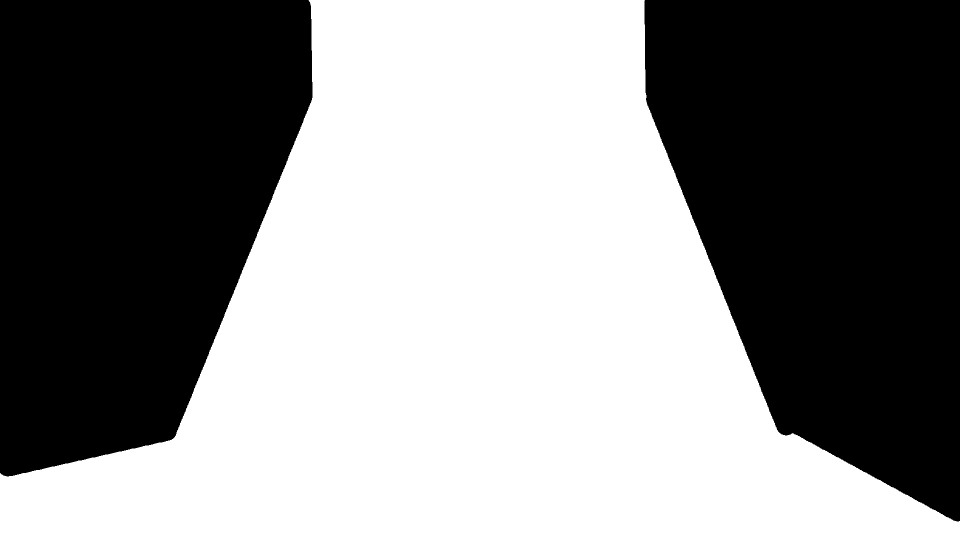
#> input picture video_cut_mask_bin.jpg, 1920 x 1080 px (shown at 1/2 size)
$ python SORT_2.py
#> lines starting #> are read from the running program, lines starting #| are printed output that depends on the picture; after the words box and inside, x2 and y2 are one past the last pixel; in counts of white or black regions, pixels touching at a corner belong together; pictures that were not available may be replaced by others from this repository, and a replacement may not be noted
import numpy as np
import cv2
import argparse
from scipy.optimize import linear_sum_assignment

def calibration_mask(vid):
#> called with vid = 'video_cut.mp4'
    if vid=='vid2.mp4':
        return cv2.imread('vid2_mask_bin.jpg', cv2.IMREAD_GRAYSCALE)
    else:
        return cv2.imread('video_cut_mask_bin.jpg', cv2.IMREAD_GRAYSCALE)
#> returned value is the input picture: shape (1080, 1920); min 0, max 255, mean 137.6

def get_rois(frame, cal, backSub):

    fgMask = frame
    #fgMask = cv2.cvtColor(fgMask, cv2.COLOR_BGR2GRAY)
    #fgMask = cv2.equalizeHist(fgMask)
    fgMask = cv2.blur(fgMask, (8, 8))

    fgMask = cv2.bitwise_and(fgMask, fgMask, mask = cal)
    fgMask = backSub.apply(fgMask)  # real

    fgMask = cv2.erode(fgMask, np.ones((2, 1), np.uint8), iterations=3)
    fgMask = cv2.dilate(fgMask, np.ones((7, 7), np.uint8), iterations=2)

    fgMask = cv2.dilate(fgMask, np.ones((10, 10), np.uint8), iterations=2)
    ret, fgMask = cv2.threshold(fgMask, 150, 200, cv2.THRESH_BINARY)

    contours, _ = cv2.findContours(fgMask, cv2.RETR_EXTERNAL, cv2.CHAIN_APPROX_SIMPLE)

    height, width = fgMask.shape
    min_x, min_y = width, height
    max_x = max_y = 0

    rois = []
    for contour in contours:
        (x,y,w,h) = cv2.boundingRect(contour)
        min_x, max_x = min(x, min_x), max(x+w, max_x)
        min_y, max_y = min(y, min_y), max(y+h, max_y)
        #if w > 45 and h > 45 :#or 25 < w < 35 and 25 < h < 35:
            #cv2.rectangle(frame, (x,y), (x+w,y+h), (255, 0, 0), 2)
        rois.append(cv2.boundingRect(contour))

    return rois

class MultiTracker:
    def __init__(self):
        self.trackers = []
        self.track_ids = []
        self.next_track_id = 1

    def update(self, bounding_boxes):
        # Create new Kalman filters for any new bounding boxes
        for i, box in enumerate(bounding_boxes):
            if i not in self.track_ids:
                # Create a new Kalman filter for the new bounding box
                tracker = cv2.KalmanFilter(4, 2)
                x, y, w, h = box
                tracker.statePost = np.array([x+w/2, y+h/2, 0, 0], dtype=np.float32)
                self.trackers.append(tracker)
                self.track_ids.append(i)

    def predict(self):
        # Predict the next location of each object using the Kalman filters
        for tracker in self.trackers:
            tracker.predict()

    def correct(self, bounding_boxes):
        # Correct the Kalman filters with the measured bounding boxes
        new_track_ids = [-1]*len(bounding_boxes)

        # Use the Hungarian algorithm to match the measured bounding boxes to the closest Kalman filter
        if len(self.trackers) > 0:
            cost = np.zeros((len(self.trackers), len(bounding_boxes)))
            for i, tracker in enumerate(self.trackers):
                for j, box in enumerate(bounding_boxes):
                    x, y, w, h = box
                    predicted = (int(tracker.statePost[0]), int(tracker.statePost[1]))
                    actual = (x + w//2, y + h//2)
                    cost[i][j] = ((predicted[0] - actual[0]) ** 2 + (predicted[1] - actual[1]) ** 2)**0.5
            row_ind, col_ind = linear_sum_assignment(cost)
            for i, j in zip(row_ind, col_ind):
                new_track_ids[j] = self.track_ids[i]
                self.trackers[i].correct(np.array([bounding_boxes[j][0] + bounding_boxes[j][2] // 2,
                                                  bounding_boxes[j][1] + bounding_boxes[j][3] // 2], dtype=np.float32))

        # Remove any Kalman filters for which there were no measured bounding boxes
        for i in reversed(range(len(self.trackers))):
            if self.track_ids[i] not in new_track_ids:
                self.trackers.pop(i)
                self.track_ids.pop(i)

        # Assign new track IDs to any newly detected bounding boxes
        for i, box_id in enumerate(new_track_ids):
            if box_id == -1:
                new_track_ids[i] = self.next_track_id
                self.next_track_id += 1
        self.track_ids = new_track_ids

    def print_predictions(self, frame):
        """Return the predicted bounding boxes"""
        boxes = []
        for tracker in self.trackers:
            # Predict the next state of the object
            tracker.predict()
            # Get the predicted position and size
            x, y = int(tracker.statePre[0]), int(tracker.statePre[1])
            w, h = int(tracker.statePre[2]), int(tracker.statePre[3])
            # Calculate the bounding box coordinates
            cv2.rectangle(frame, (x, y), (x+w, y+h), (255, 255, 255), 2)
        #return frame

    def draw_boxes(self, frame):
        # Draw the bounding boxes and track IDs on the frame
        for i, tracker in enumerate(self.trackers):
            x, y = int(tracker.statePost[0]), int(tracker.statePost[1])
            cv2.circle(frame, (x, y), 4, (0, 255, 0), -1)
            cv2.putText(frame, str(self.track_ids[i]), (x, y), cv2.FONT_HERSHEY_SIMPLEX, 0.5, (0, 255, 0), 2)


parser = argparse.ArgumentParser(description='This program shows how to use background subtraction methods provided by \
                                                OpenCV. You can process both videos and images.')
parser.add_argument('--input', type=str, help='Path to a video or a sequence of image.', default='video_cut.mp4')
parser.add_argument('--substractor', type=str, help='Background subtraction method (KNN, MOG2).', default='MOG2')
#parser.add_argument('--vid', type=str, help='Video selection.', default='video_cut.mp4')

args = parser.parse_args()
filename  = args.input

if args.substractor == 'MOG2':
    print("%s selected" % args.substractor)
    backSub = cv2.createBackgroundSubtractorMOG2()
else:
    print("%s selected" % args.substractor)
    backSub = cv2.createBackgroundSubtractorKNN()


cap = cv2.VideoCapture(filename)

cal = calibration_mask(filename)

# Initialize the multi-object tracker
mt = MultiTracker()

# Process video frames
while True:
    # Capture the next frame
    ret, frame = cap.read()
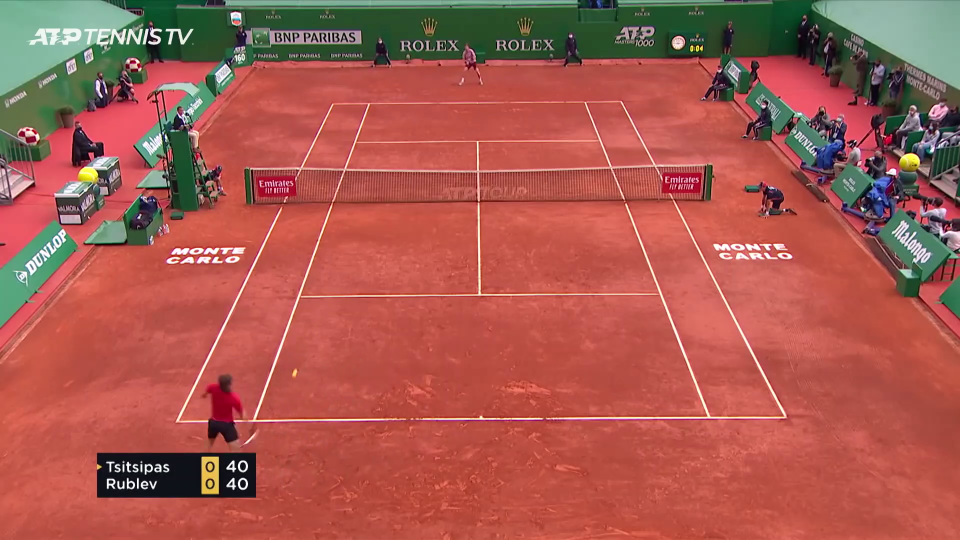
#> input picture frame 16 of vid2.mp4, 1920 x 1080 px, given in place of video_cut.mp4, which was not available (shown at 1/2 size)
#> frame is the input picture: shape (1080, 1920, 3); mean B, G, R 79.5, 89.7, 167.3
    if not ret:
        break

    # Perform object detection
    bounding_boxes = get_rois(frame, cal, backSub)
#> in get_rois, `fgMask = cv2.blur(fgMask, (8, 8))`:
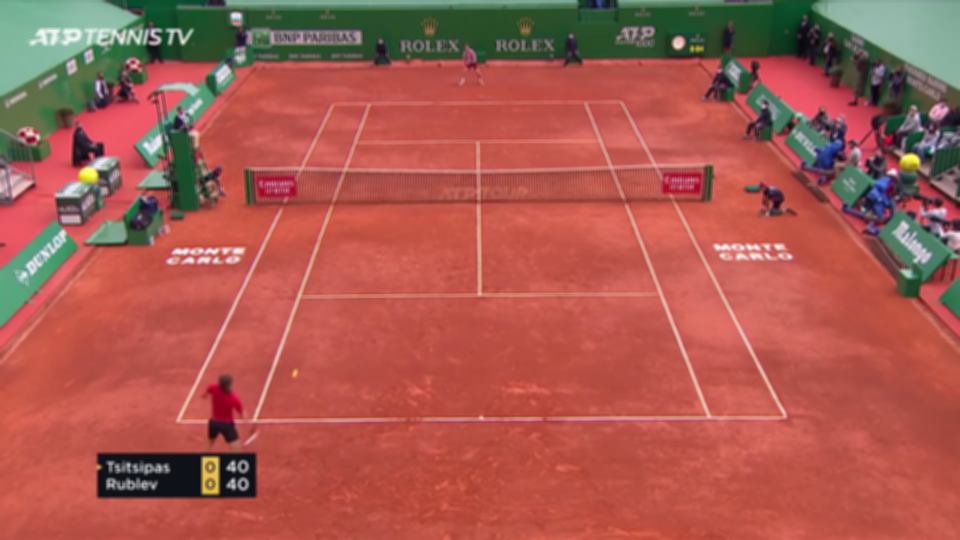
#> fgMask: shape (1080, 1920, 3) (shown at 1/2 size); mean B, G, R 79.6, 89.8, 167.3
#> in get_rois, `fgMask = cv2.bitwise_and(fgMask, fgMask, mask = cal)`:
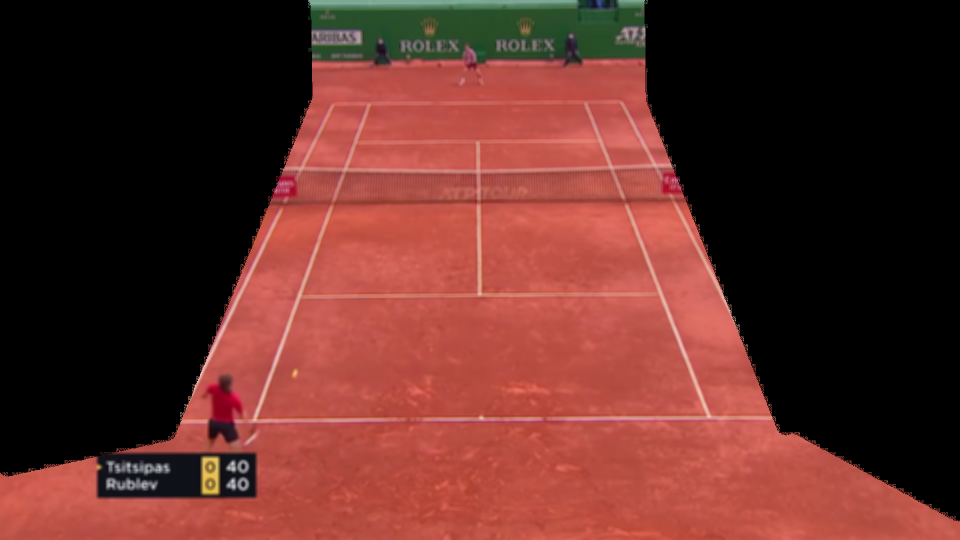
#> fgMask: shape (1080, 1920, 3) (shown at 1/2 size); mean B, G, R 40.2, 46, 97
#> in get_rois, `fgMask = backSub.apply(fgMask)`:
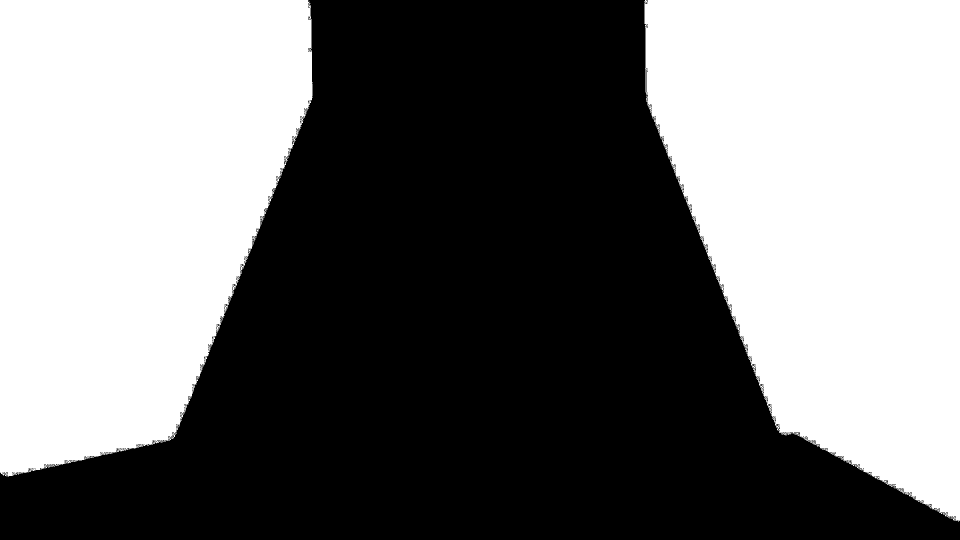
#> fgMask: shape (1080, 1920) (shown at 1/2 size); values 127 (black) and 255 (white), 45.8% white; 2 white regions, box (x1, y1, x2, y2) and area: (1289, 0, 1920, 1043) 484456, (0, 0, 625, 953) 466039
#> in get_rois, `fgMask = cv2.erode(fgMask, np.ones((2, 1), np.uint8), iterations=3)`:
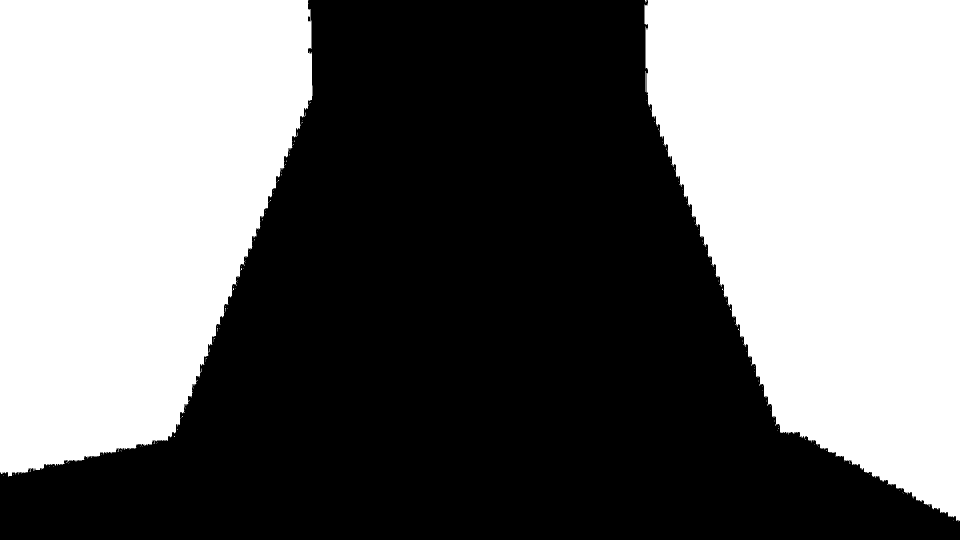
#> fgMask: shape (1080, 1920) (shown at 1/2 size); values 127 (black) and 255 (white), 45.6% white; 150 white regions (146 under 20 px), largest, box (x1, y1, x2, y2) and area: (1289, 0, 1920, 1043) 481665, (0, 0, 625, 953) 463631, (1290, 53, 1291, 137) 84, (1291, 142, 1293, 185) 81
#> in get_rois, `fgMask = cv2.dilate(fgMask, np.ones((7, 7), np.uint8), iterations=2)`:
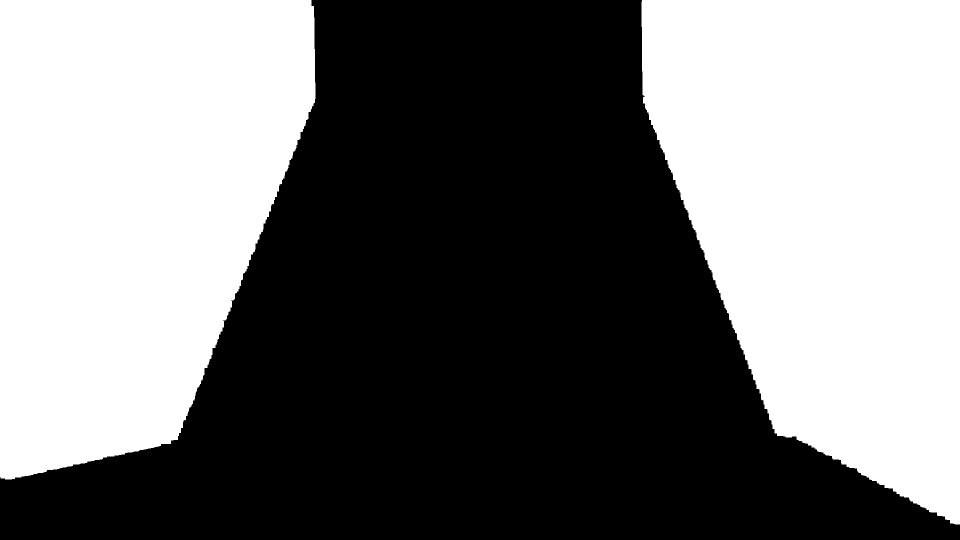
#> fgMask: shape (1080, 1920) (shown at 1/2 size); values 127 (black) and 255 (white), 46.8% white; 2 white regions, box (x1, y1, x2, y2) and area: (1283, 0, 1920, 1049) 494489, (0, 0, 631, 959) 476005
#> in get_rois, `fgMask = cv2.dilate(fgMask, np.ones((10, 10), np.uint8), iterations=2)`:
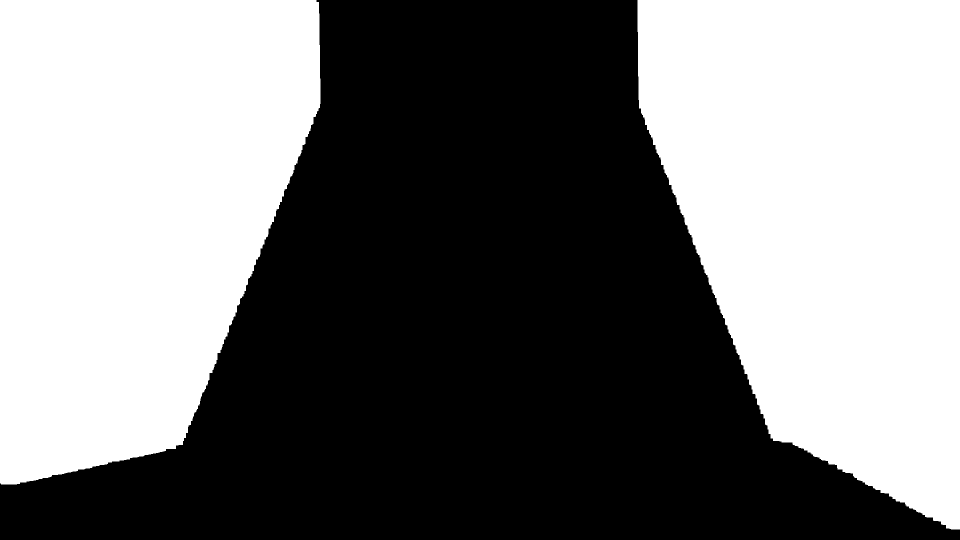
#> fgMask: shape (1080, 1920) (shown at 1/2 size); values 127 (black) and 255 (white), 48.3% white; 2 white regions, box (x1, y1, x2, y2) and area: (1275, 0, 1920, 1059) 509360, (0, 0, 641, 969) 492092
#> in get_rois, `ret, fgMask = cv2.threshold(fgMask, 150, 200, cv2.THRESH_BINARY)`: fgMask: shape (1080, 1920); values 0 (black) and 200 (white), 48.3% white; 2 white regions
#> in get_rois, `contours, _ = cv2.findContours(fgMask, cv2.RETR_EXTERNAL, cv2.CHAIN_AP..`: contours = 2 contours; box (x1, y1, x2, y2) and area: (1275, 0, 1920, 1059) 507762, (0, 0, 641, 969) 490583
#> the loop in get_rois, `for contour in contours:` made 2 passes
#> (x, y, w, h, min_x, max_x, min_y, max_y) on passes 1 to 2: (1275, 0, 645, 1059, 1275, 1920, 0, 1059), (0, 0, 641, 969, 0, 1920, 0, 1059)
#> after the loop in get_rois, `for contour in contours:`: rois = [(1275, 0, 645, 1059), (0, 0, 641, 969)]
#> bounding_boxes = [(1275, 0, 645, 1059), (0, 0, 641, 969)]

    # Update the multi-object tracker with the new bounding boxes
    mt.update(bounding_boxes)
#> the loop in update, `for i, box in enumerate(bounding_boxes):` made 2 passes
#> after the loop in update, `for i, box in enumerate(bounding_boxes):`: self.track_ids = [0, 1]; self.trackers = 2 items

    # Predict the next location of each object
    mt.predict()
#> the loop in predict, `for tracker in self.trackers:` made 2 passes

    # get predicted bounding boxes
    #predicted_boxes = mt.get_predicted_boxes()

    #mt.print_predictions(frame)

    # Correct the Kalman filters with the measured bounding boxes
    mt.correct(bounding_boxes)
#> in correct, `new_track_ids = [-1]*len(bounding_boxes)`: new_track_ids = [-1, -1]
#> in correct, `cost = np.zeros((len(self.trackers), len(bounding_boxes)))`: cost = [[0, 0], [0, 0]]
#> the loop in correct, `for i, tracker in enumerate(self.trackers):` made 2 passes
#> after the loop in correct, `for i, tracker in enumerate(self.trackers):`: cost = [[0, 1277.8], [1277.8, 0]]
#> in correct, `row_ind, col_ind = linear_sum_assignment(cost)`: row_ind = [0, 1]
#> the loop in correct, `for i, j in zip(row_ind, col_ind):` made 2 passes
#> j on passes 1 to 2: 0, 1
#> the loop in correct, `for i in reversed(range(len(self.trackers))):` made 2 passes
#> the loop in correct, `for i, box_id in enumerate(new_track_ids):` made 2 passes
#> after the loop in correct, `for i, box_id in enumerate(new_track_ids):`: self.next_track_id = 1

    # Draw the bounding boxes and track IDs on the frame
    mt.draw_boxes(frame)
#> the loop in draw_boxes, `for i, tracker in enumerate(self.trackers):` made 2 passes
#> (x, y) on passes 1 to 2: (1597, 529), (320, 484)
#> after the loop in draw_boxes, `for i, tracker in enumerate(self.trackers):`: frame: shape (1080, 1920, 3); 0.01% of pixels changed, all inside (x1, y1, x2, y2) = (316, 473, 1608, 534)

    # Display the frame
    cv2.imshow("Frame", frame)
    if cv2.waitKey(1) & 0xFF == ord('q'):
#> (key q is pressed here)
        break
